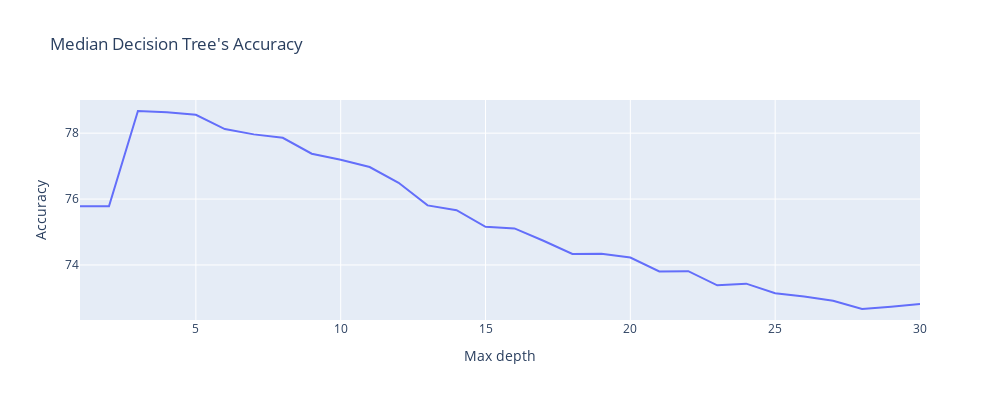

Notebook code cell kept with this figure:
### Code cell
import plotly.graph_objects as go

fig = go.Figure()
fig.add_trace(go.Scatter(x=graph_info[:,0], y=graph_info[:,1]))
fig.update_layout(
    title = "Median Decision Tree's Accuracy",
    xaxis_title = "Max depth",
    yaxis_title = "Accuracy",
    autosize = False,
    width = 1000,
    height = 400
)

### Figure 1 — Plotly figure (JSON) as saved in the notebook; plotly's stock layout.template omitted (floating-point values rounded to 4 significant figures)
{"data": [{"type": "scatter", "x": [1, 2, 3, 4, 5, 6, 7, 8, 9, 10, 11, 12, 13, 14, 15, 16, 17, 18, 19, 20, 21, 22, 23, 24, 25, 26, 27, 28, 29, 30], "y": [75.78, 75.78, 78.67, 78.63, 78.56, 78.12, 77.96, 77.86, 77.38, 77.19, 76.97, 76.49, 75.81, 75.66, 75.16, 75.11, 74.74, 74.33, 74.34, 74.22, 73.8, 73.81, 73.38, 73.43, 73.14, 73.04, 72.91, 72.66, 72.73, 72.81]}], "layout": {"autosize": false, "height": 400, "title": {"text": "Median Decision Tree's Accuracy"}, "width": 1000, "xaxis": {"title": {"text": "Max depth"}}, "yaxis": {"title": {"text": "Accuracy"}}}}
